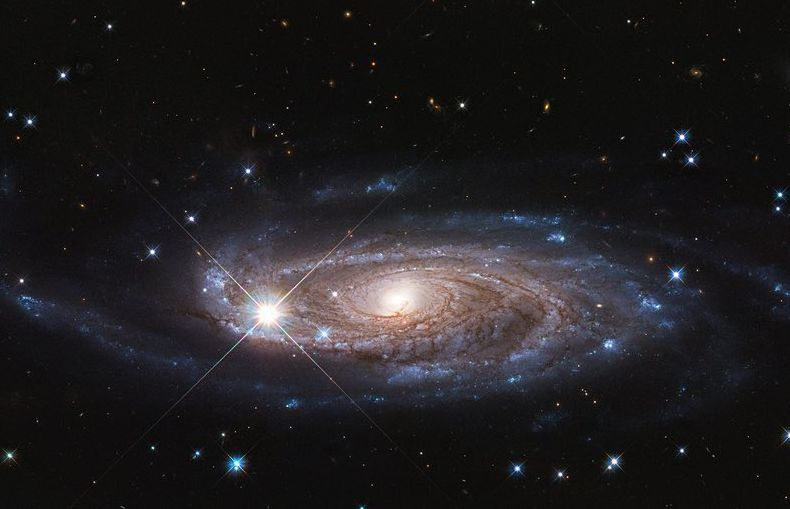
#> input picture Ideal Lowpass Filter & Butterworth Lowpass Filter_F55121064/galaksi.jpg, 790 x 509 px
$ python ideal-lowpass-filter_butterworth-lowpass-filter_F55121064.py
#> lines starting #> are read from the running program, lines starting #| are printed output that depends on the picture
#F55121064
#Budi agung Fajariyanto
#B-TI

# Import package yag digunakan
import cv2
import numpy as np
from matplotlib import pyplot as plt

# Memuat gambar asli
img = cv2.imread('galaksi.jpg', cv2.IMREAD_GRAYSCALE)
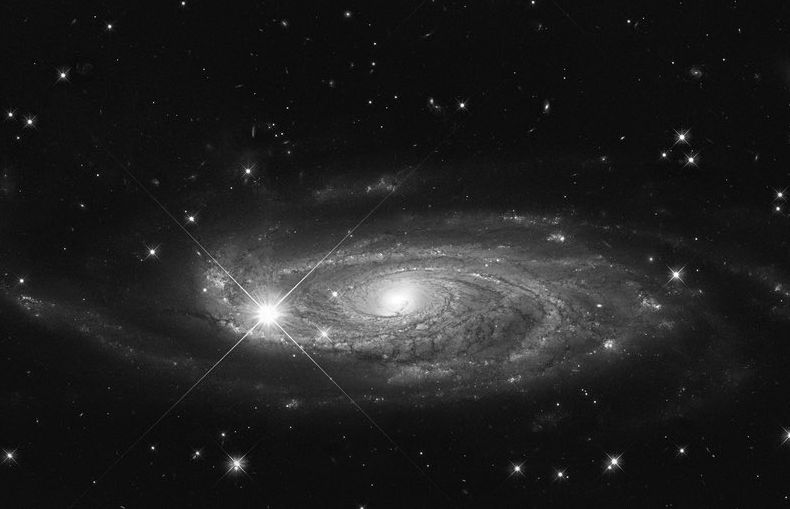
#> img: shape (509, 790); min 0, max 255, mean 32.5

# Menghitung ukuran gambar
rows, cols = img.shape
#> rows = 509; cols = 790

# Menghitung koordinat titik tengah
crow, ccol = int(rows/2), int(cols/2)
#> crow = 254; ccol = 395

# Membuat filter mask Ideal Lowpass
ideal_mask = np.zeros((rows, cols, 2), np.float32)
radius = 50
ideal_mask[crow-radius:crow+radius, ccol-radius:ccol+radius] = 1

# Membuat filter mask Butterworth Lowpass
butterworth_mask = np.zeros((rows, cols, 2), np.float32)
radius = 50
n = 2
for i in range(rows):
    for j in range(cols):
        butterworth_mask[i,j] = 1 / (1 + ((np.sqrt((i-crow)**2 + (j-ccol)**2)) / radius)*(2*n))

# Melakukan transformasi Fourier
dft = cv2.dft(np.float32(img), flags=cv2.DFT_COMPLEX_OUTPUT)
dft_shift = np.fft.fftshift(dft)

# Menghitung hasil konvolusi dengan filter mask
ideal_result = dft_shift * ideal_mask
butterworth_result = dft_shift * butterworth_mask

# Melakukan inverse transformasi Fourier
ideal_img = cv2.idft(np.fft.ifftshift(ideal_result))
ideal_img = cv2.magnitude(ideal_img[:, :, 0], ideal_img[:, :, 1])

butterworth_img = cv2.idft(np.fft.ifftshift(butterworth_result))
butterworth_img = cv2.magnitude(butterworth_img[:, :, 0], butterworth_img[:, :, 1])
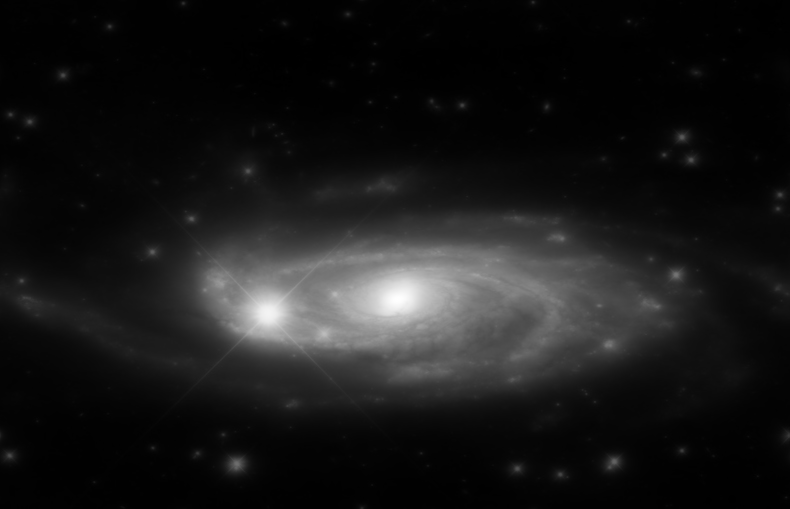
#> butterworth_img: shape (509, 790) float32; min 5638061, max 81290176, mean 13077985; drawn with min black and max white

# Menampilkan hasil pengolahan citra
plt.subplot(231), plt.imshow(img, cmap='gray')
plt.title('Gambar Asli'), plt.xticks([]), plt.yticks([])
plt.subplot(232), plt.imshow(ideal_mask[:, :, 0], cmap='gray')
plt.title('Ideal Lowpass Filter Mask'), plt.xticks([]), plt.yticks([])
plt.subplot(233), plt.imshow(ideal_img, cmap='gray')
plt.title('Ideal Lowpass Filter'), plt.xticks([]), plt.yticks([])
plt.subplot(234), plt.imshow(img, cmap='gray')
plt.title('Gambar Asli'), plt.xticks([]), plt.yticks([])
plt.subplot(235), plt.imshow(butterworth_mask[:, :, 0], cmap='gray')
plt.title('Butterworth Lowpass Filter Mask'), plt.xticks([]), plt.yticks([])
plt.subplot(236), plt.imshow(butterworth_img, cmap='gray')
plt.title('Butterworth Lowpass Filter'), plt.xticks([]), plt.yticks([])
plt.show()
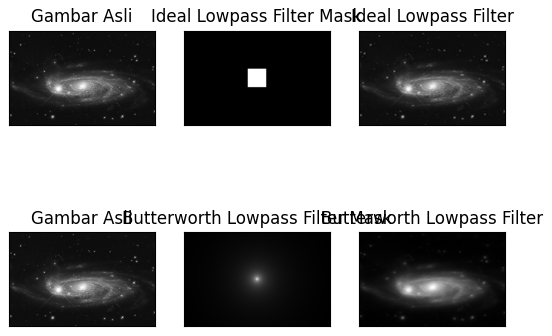
#> figure drawn by matplotlib, 6 panels

$ run again, with Ideal Lowpass Filter & Butterworth Lowpass Filter_F55121064/Hasil Running Ideal Lowpass & Butterworth Lowpass_F55121064.png saved as Ideal Lowpass Filter & Butterworth Lowpass Filter_F55121064/galaksi.jpg
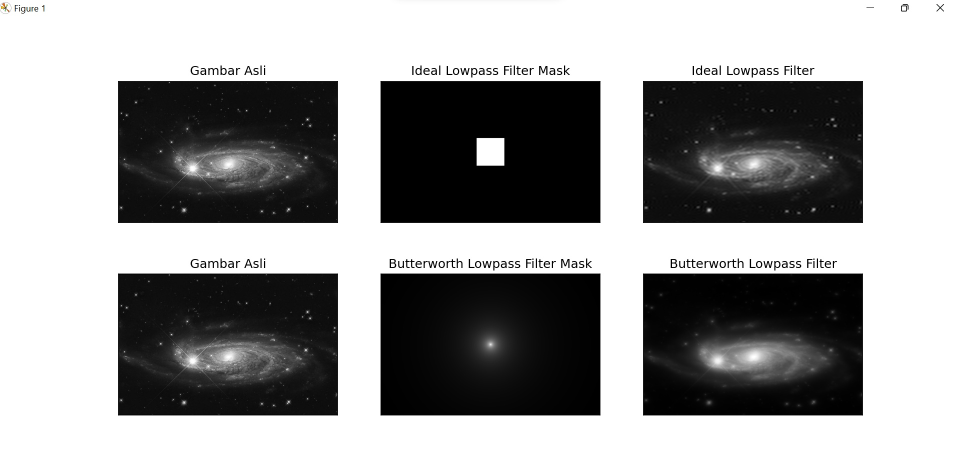
#> input picture Ideal Lowpass Filter & Butterworth Lowpass Filter_F55121064/Hasil Running Ideal Lowpass & Butterworth Lowpass_F55121064.png, 1917 x 948 px (shown at 1/2 size)
#> `ideal_img = cv2.magnitude(ideal_img[:, :, 0], ideal_img[:, :, 1])`:
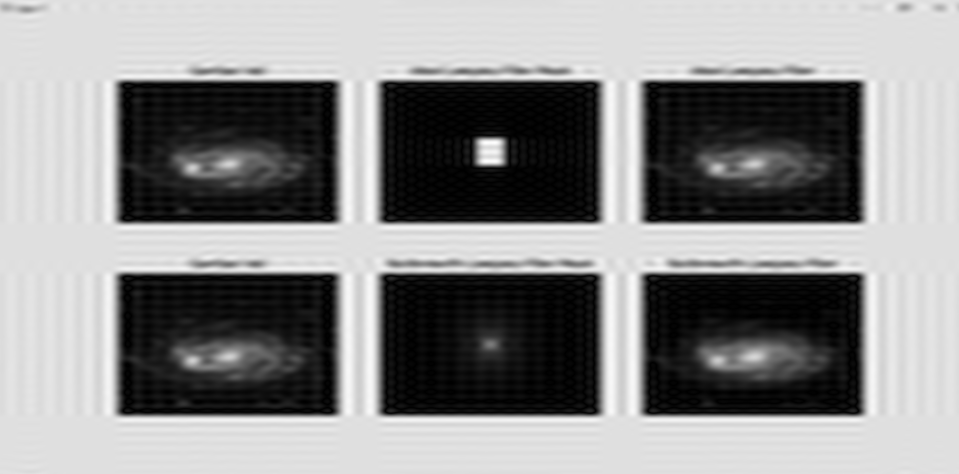
#> ideal_img: shape (948, 1917) float32 (shown at 1/2 size); min 7960.9, max 528723328, mean 289380928; drawn with min black and max white
#> `butterworth_img = cv2.magnitude(butterworth_img[:, :, 0], butterworth_..`:
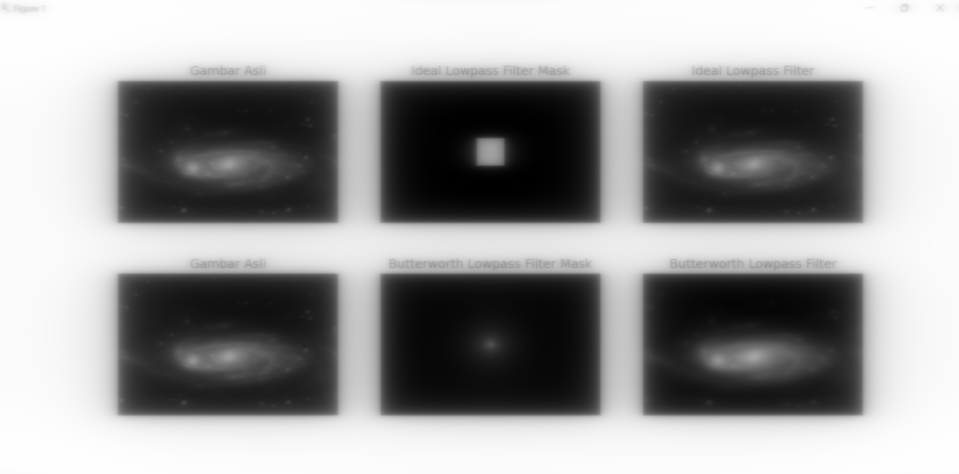
#> butterworth_img: shape (948, 1917) float32 (shown at 1/2 size); min 36271536, max 451571168, mean 286957792; drawn with min black and max white
